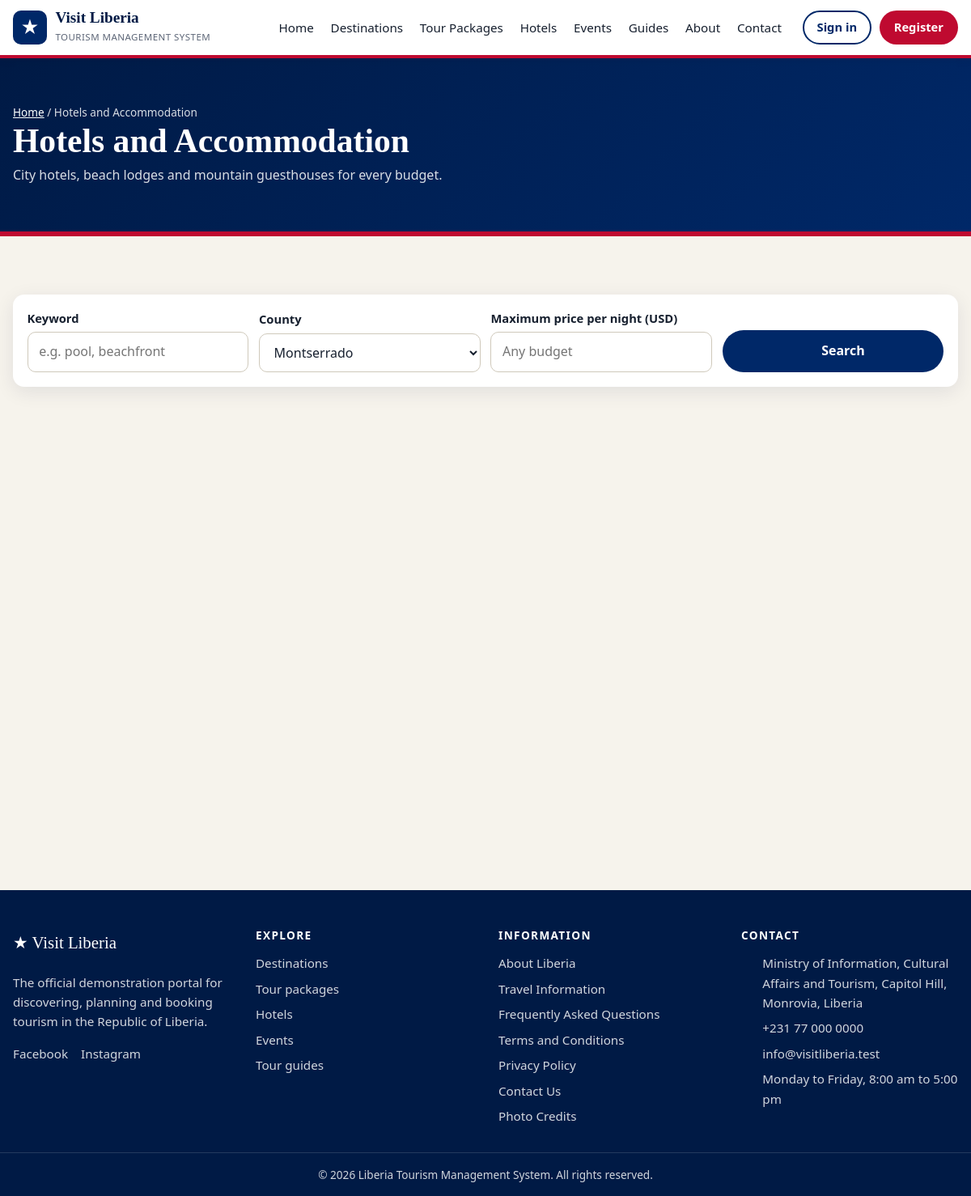
Screenshot of /hotels.php?county=11 with the database file from the repository.
### tables this page shows
CREATE TABLE menu_links (
    id         INT UNSIGNED AUTO_INCREMENT PRIMARY KEY,
    label      VARCHAR(60) NOT NULL,
    url        VARCHAR(255) NOT NULL,
    location   ENUM('header','explore','footer') NOT NULL DEFAULT 'header',
    sort_order SMALLINT NOT NULL DEFAULT 0,
    is_active  TINYINT(1) NOT NULL DEFAULT 1
);

### config/db.php (called while the page is built, shortened)
<?php
function db(): PDO
{
    static $pdo = null;
    if ($pdo === null) {
        try {
            $pdo = new PDO(
                'mysql:host=' . DB_HOST . ';dbname=' . DB_NAME . ';charset=utf8mb4',
                DB_USER,
                DB_PASS,
                [
                    PDO::ATTR_ERRMODE            => PDO::ERRMODE_EXCEPTION,
                    PDO::ATTR_DEFAULT_FETCH_MODE => PDO::FETCH_ASSOC,
                    PDO::ATTR_EMULATE_PREPARES   => false,
                ]
            );
        } catch (PDOException $ex) {
            http_response_code(500);
            exit('<h1>Database connection failed</h1><p>Start MySQL in the XAMPP Control Panel, '
               . 'then import <code>database.sql</code> in phpMyAdmin. See README.md for the steps.</p>');
        }
    }
    return $pdo;
}

### hotels.php (the view, shortened to what this page needs)
<?php
require_once __DIR__ . '/includes/functions.php';
require_once __DIR__ . '/includes/cards.php';
$q      = trim($_GET['q'] ?? '');
$county = (int)($_GET['county'] ?? 0);
$budget = (int)($_GET['budget'] ?? 0);
$where  = ["h.status = 'active'"];
$params = [];
if ($county) {
    $where[]  = 'h.county_id = ?';
    $params[] = $county;
}
$hotels   = db_all('SELECT h.*, c.name AS county FROM hotels h JOIN counties c ON c.id = h.county_id
                    WHERE ' . implode(' AND ', $where) . ' ORDER BY h.is_featured DESC, h.price_per_night', $params);
$counties = db_all('SELECT DISTINCT c.id, c.name FROM counties c JOIN hotels h ON h.county_id = c.id ORDER BY c.name');
include __DIR__ . '/includes/header.php';
?>
<section class="section">
    <div class="container">
        <form class="filters" method="get">
            <div class="field">
                <label for="q">Keyword</label>
                <input type="search" id="q" name="q" value="<?= e($q) ?>" placeholder="e.g. pool, beachfront">
            </div>
            <div class="field">
                <label for="county">County</label>
                <select id="county" name="county">
                    <?php foreach ($counties as $c): ?>
                        <option value="<?= $c['id'] ?>"<?= $county === (int)$c['id'] ? ' selected' : '' ?>><?= e($c['name']) ?></option>
                    <?php endforeach; ?>
                </select>
            </div>
            <div class="field">
                <label for="budget">Maximum price per night (USD)</label>
                <input type="number" id="budget" name="budget" min="0" step="5" value="<?= $budget ?: '' ?>" placeholder="Any budget">
            </div>
            <div class="field">
                <button class="btn btn-navy" type="submit"><?= icon('search') ?> Search</button>
            </div>
        </form>
        <?php if ($hotels): ?>
            <div class="grid"><?php array_map('card_hotel', $hotels); ?></div>
        <?php else: ?>
            <p class="empty">No hotels match your search. <a href="<?= url('hotels.php') ?>">Clear the filters</a>.</p>
        <?php endif; ?>
    </div>
</section>
<?php include __DIR__ . '/includes/footer.php'; ?>

### includes/header.php (shortened to what this page needs)
<?php
require_once __DIR__ . '/functions.php';
$user     = current_user();
$siteName = setting('site_name', 'Visit Liberia');
$navLinks = db_all("SELECT label, url FROM menu_links WHERE location = 'header' AND is_active = 1 ORDER BY sort_order, id");
$here     = $_SERVER['REQUEST_URI'] ?? '';
?>
<!DOCTYPE html>
<html lang="en">
<head>
    <link rel="stylesheet" href="<?= url('assets/css/style.css') ?>">
</head>
<body>
<header class="site-header">
    <div class="container header-inner">
        <a class="brand" href="<?= url('index.php') ?>">
            <?php if (setting('site_logo') && is_file(ROOT_PATH . '/' . setting('site_logo'))): ?>
                <img src="<?= e(url(setting('site_logo'))) ?>" alt="" class="brand-logo">
            <?php else: ?>
                <span class="brand-mark" aria-hidden="true">★</span>
            <?php endif; ?>
            <span class="brand-text">
                <strong><?= e($siteName) ?></strong>
                <small><?= e(setting('site_tagline')) ?></small>
            </span>
        </a>
        <nav id="site-nav" class="site-nav" aria-label="Main">
            <ul>
                <?php foreach ($navLinks as $link):
                    $href   = url($link['url']);
                    $active = $href === $here || ($link['url'] === 'index.php' && $here === BASE_URL); ?>
                    <li><a href="<?= e($href) ?>"<?= $active ? ' class="active" aria-current="page"' : '' ?>><?= e($link['label']) ?></a></li>
                <?php endforeach; ?>
            </ul>
            <div class="nav-actions">
                <?php if ($user): ?>
                    <a class="btn btn-ghost" href="<?= url(home_for($user)) ?>"><?= $user['role'] === 'tourist' ? 'My bookings' : 'Admin panel' ?></a>
                    <a class="btn btn-primary" href="<?= url('logout.php') ?>">Sign out</a>
                <?php else: ?>
                    <a class="btn btn-ghost" href="<?= url('login.php') ?>">Sign in</a>
                    <a class="btn btn-primary" href="<?= url('register.php') ?>">Register</a>
                <?php endif; ?>
            </div>
        </nav>
    </div>
</header>
<main id="main">

### includes/footer.php (shortened to what this page needs)
<?php
$footerLinks = db_all("SELECT label, url FROM menu_links WHERE location = 'footer' AND is_active = 1 ORDER BY sort_order, id");
$exploreLinks = db_all("SELECT label, url FROM menu_links WHERE location = 'explore' AND is_active = 1 ORDER BY sort_order, id");
$socials     =['Facebook' => 'facebook_url', 'Instagram' => 'instagram_url', 'X' => 'x_url', 'YouTube' => 'youtube_url'];
?>
</main>
<footer class="site-footer">
    <div class="container footer-grid">
        <div>
            <p class="footer-brand"><span aria-hidden="true">★</span> <?= e(setting('site_name', 'Visit Liberia')) ?></p>
            <p><?= e(setting('footer_about')) ?></p>
            <p class="footer-social">
                <?php foreach ($socials as $name => $key): if (setting($key)): ?>
                    <a href="<?= e(setting($key)) ?>" target="_blank" rel="noopener"><?= $name ?></a>
                <?php endif; endforeach; ?>
            </p>
        </div>
        <div>
            <h2>Explore</h2>
            <ul>
                <?php foreach ($exploreLinks as $link): ?>
                    <li><a href="<?= e(url($link['url'])) ?>"><?= e($link['label']) ?></a></li>
                <?php endforeach; ?>
            </ul>
        </div>
        <div>
            <h2>Information</h2>
            <ul>
                <?php foreach ($footerLinks as $link): ?>
                    <li><a href="<?= e(url($link['url'])) ?>"><?= e($link['label']) ?></a></li>
                <?php endforeach; ?>
            </ul>
        </div>
        <div>
            <h2>Contact</h2>
            <ul class="footer-contact">
                <li><?= icon('pin') ?> <?= e(setting('contact_address')) ?></li>
                <li><?= icon('phone') ?> <a href="tel:<?= e(preg_replace('/[^0-9+]/', '', setting('contact_phone'))) ?>"><?= e(setting('contact_phone')) ?></a></li>
                <li><?= icon('mail') ?> <a href="mailto:<?= e(setting('contact_email')) ?>"><?= e(setting('contact_email')) ?></a></li>
                <li><?= icon('clock') ?> <?= e(setting('contact_hours')) ?></li>
            </ul>
        </div>
    </div>
    <div class="footer-bottom">
        <div class="container">&copy; <?= date('Y') ?> <?= e(setting('footer_copyright')) ?></div>
    </div>
</footer>
</body>
</html>

### rows the page displays
menu_links: label "Home"
menu_links: label "Destinations"
menu_links: label "Tour Packages"
menu_links: label "Hotels"
menu_links: label "Events"
menu_links: label "Guides"
menu_links: label "About"
menu_links: label "Contact"
menu_links: label "Tour packages"
menu_links: label "Tour guides"
menu_links: label "About Liberia"
menu_links: label "Travel Information"
menu_links: label "Frequently Asked Questions"
menu_links: label "Terms and Conditions"
menu_links: label "Privacy Policy"
menu_links: label "Contact Us"
menu_links: label "Photo Credits"

### other values shown
$siteName "Visit Liberia"
setting('site_tagline') "TOURISM MANAGEMENT SYSTEM"
$title "Hotels and Accommodation"
$text "City hotels, beach lodges and mountain guesthouses for every budget."
setting('site_name', 'Visit Liberia') "Visit Liberia"
setting('footer_about') "The official demonstration portal for discovering, planning and booking tourism in the Republic of Liberia."
$name "Facebook"
$name "Instagram"
setting('contact_address') "Ministry of Information, Cultural Affairs and Tourism, Capitol Hill, Monrovia, Liberia"
setting('contact_phone') "+231 77 000 0000"
setting('contact_email') "info@visitliberia.test"
setting('contact_hours') "Monday to Friday, 8:00 am to 5:00 pm"
setting('footer_copyright') "Liberia Tourism Management System. All rights reserved."
form field county "Montserrado"
